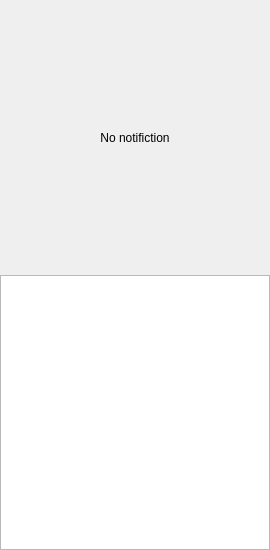
<?xml version="1.0" encoding="UTF-8"?>
<ui version="4.0">
 <class>NotifictionWidget</class>
 <widget class="QWidget" name="NotifictionWidget">
  <property name="geometry">
   <rect>
    <x>0</x>
    <y>0</y>
    <width>270</width>
    <height>550</height>
   </rect>
  </property>
  <property name="minimumSize">
   <size>
    <width>270</width>
    <height>0</height>
   </size>
  </property>
  <layout class="QVBoxLayout" name="verticalLayout">
   <property name="spacing">
    <number>0</number>
   </property>
   <property name="leftMargin">
    <number>0</number>
   </property>
   <property name="topMargin">
    <number>0</number>
   </property>
   <property name="rightMargin">
    <number>0</number>
   </property>
   <property name="bottomMargin">
    <number>0</number>
   </property>
   <item>
    <widget class="QLabel" name="label">
     <property name="sizePolicy">
      <sizepolicy hsizetype="Expanding" vsizetype="Expanding">
       <horstretch>0</horstretch>
       <verstretch>0</verstretch>
      </sizepolicy>
     </property>
     <property name="text">
      <string>No notifiction</string>
     </property>
     <property name="alignment">
      <set>Qt::AlignCenter</set>
     </property>
    </widget>
   </item>
   <item>
    <widget class="QListWidget" name="listWidget"/>
   </item>
  </layout>
 </widget>
 <tabstops>
  <tabstop>listWidget</tabstop>
 </tabstops>
 <resources/>
 <connections/>
</ui>
